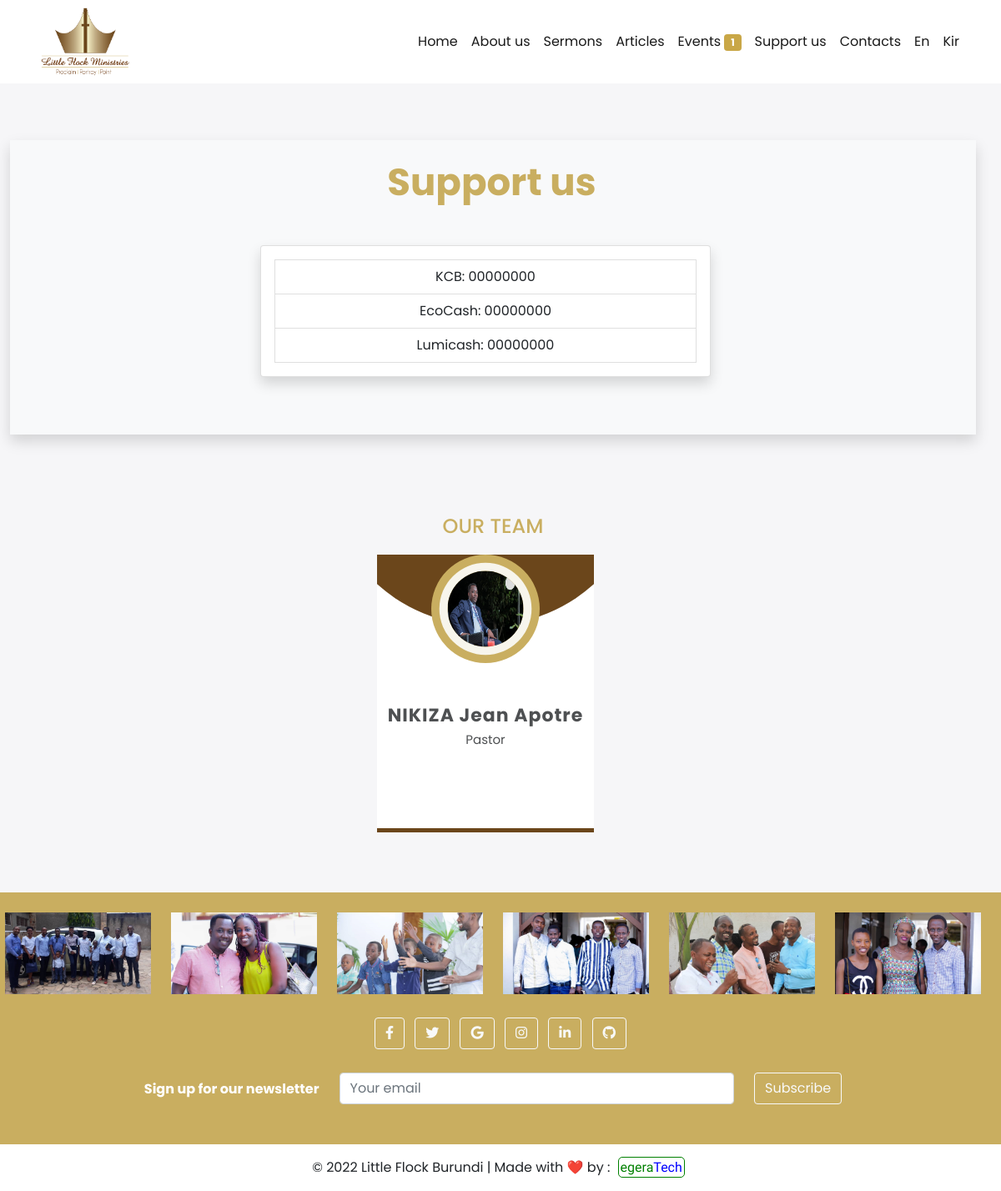
The app's page /support_us/ with its own data.
### flock/models.py (models this page shows)
class Team(models.Model):
    full_Name = models.CharField(max_length=50)
    photo = models.ImageField(upload_to='%Y/%m/%d/', default='profil.png', blank=True)
    service = models.CharField(max_length=50)
    email = models.CharField(max_length=50)
    phone_1 = models.CharField(max_length=50)
    phone_2 = models.CharField(max_length=50)

### flock/views.py (the view)
# urls.py: re_path(r'support_us/', views.support_us, name='support_us'),
def support_us(request):
    articles = Article.objects.all().order_by('-date') #articles variable receives data from db
    teams = Team.objects.all()
    upcomingEvents = Event.objects.all().filter(expired = False).order_by('expiration_date')
    return render(request, 'flock/support_us.html', {'articles':articles, 'upcomingEvents':upcomingEvents, 'teams':teams}) #'articles'

### flock/templates/flock/support_us.html (shortened to what this page needs)
{% extends 'flock/base_layout.html' %}
{% block content %}
<br>
<br>
<div class="container col-lg-8">
    <div class="row justify-content-center">
        <div class="contact shadow shadow bg-light justify-content-center" id="Contact">
            <div class="container-lg py-4">
                <div class="row justify-content-center">
                    <div class="col-lg-6">
                        <div class="section-title text-center">
                            <h2 class="fw-bold mb-5" style="color:#c9ae60;">Support us</h2>
                            <div class="card shadow">
                                <div class="card-body">
                                    <li class="list-group-item">KCB: 00000000</li>
                                    <li class="list-group-item">EcoCash: 00000000</li>
                                    <li class="list-group-item">Lumicash: 00000000</li>
                                </div>
                            </div>
                        </div>
                    </div>
                </div>
            </div>
        </div>
    </div>
</div>
    <div class="container">
        <div class="row justify-content-center">
          <h4 style="color:#c9ae60;" class="text-center">OUR TEAM</h4>
          <br>
          <br>
          <div class="row justify-content-center">
            {% for team in teams %}
            <div class="col-lg-3 col-md-6 col-sm-6">
                <div class="our-team">
                    <div class="pic">
                        <img src="{{team.photo.url}}">
                    </div>
                    <div class="team-content">
                        <h3 class="title">{{team.full_Name}}</h3>
                        <span class="post">{{team.service}}</span>
                    </div>
                    <br>
                </div>
            </div>
            {% endfor %}
            </div>
        </div>
    </div>
    <br>
    <br>
    <br>
{% endblock %}

### assets/styles.css (style rules this page uses)
* { margin: 0px; padding: 0px; box-sizing: border-box; }
.container { margin-top: 8%; }
.our-team { padding: 0 0 40px; background: white; text-align: center; overflow: hidden; position: relative; border-bottom: 5px solid #6b461b; }
.our-team .pic { display: inline-block; width: 130px; height: 130px; margin-bottom: 50px; z-index: 1; position: relative; }
.our-team .pic:before { content: ""; width: 100%; height: 100%; border-radius: 50%; background: #6b461b; position: absolute; bottom: 135%; right: 0; left: 0; opacity: 1; transform: scale(3); transition: all 0.3s linear 0s; }
.our-team .pic:after { content: ""; width: 100%; height: 100%; border-radius: 50%; background: #c9ae60; position: absolute; top: 0; left: 0; z-index: 1; transition: all 0.3s linear 0s; }
.our-team .pic img { width: 100%; height: 100%; border-radius: 50%; transform: scale(1); transition: all 0.9s ease 0s; box-shadow: 0 0 0 14px #f7f5ec; transform: scale(0.7); position: relative; z-index: 2; }
.our-team .team-content { margin-bottom: 30px; }
.our-team .title { font-size: 22px; font-weight: 700; color: #4e5052; letter-spacing: 1px; text-transform: capitalize; margin-bottom: 5px; }
.our-team .post { display: block; font-size: 15px; color: #4e5052; text-transform: capitalize; }
.section-title { padding-bottom: 45px; }
.section-title h2 { font-weight: 700; color: #20247b; font-size: 45px; margin: 0 0 15px; padding-left: 15px; }

### flock/templates/flock/base_layout.html (style rules this page uses)
body { background-color:#f6f6f8 ; margin: 0px; padding: 0px; box-sizing: border-box; font-family: 'Poppins', sans-serif; }

### records on screen
Team: photo (picture), full_Name "NIKIZA Jean Apotre", service "Pastor"

### other values on screen
{{ upcomingEvents|length }} "1"
